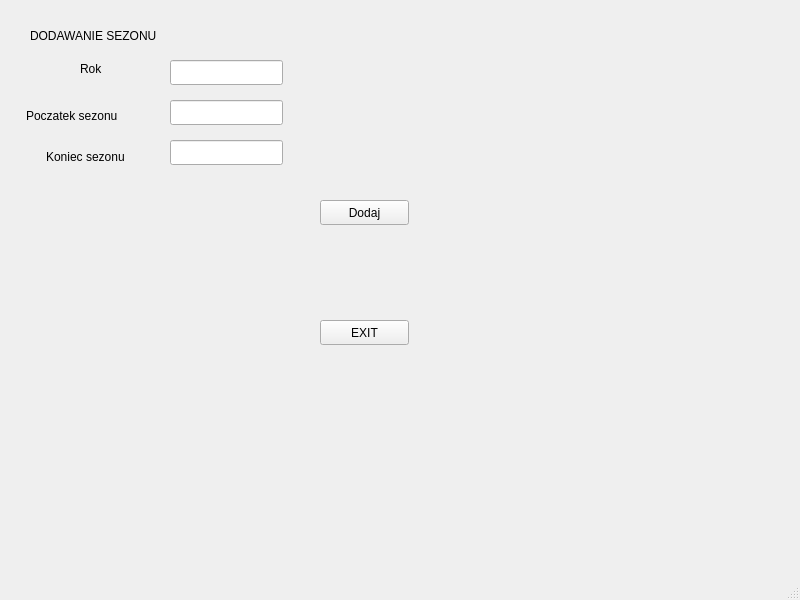
<?xml version="1.0" encoding="UTF-8"?>
<ui version="4.0">
 <class>MainWindow</class>
 <widget class="QMainWindow" name="MainWindow">
  <property name="geometry">
   <rect>
    <x>0</x>
    <y>0</y>
    <width>800</width>
    <height>600</height>
   </rect>
  </property>
  <property name="windowTitle">
   <string>MainWindow</string>
  </property>
  <widget class="QWidget" name="centralwidget">
   <widget class="QLabel" name="label">
    <property name="geometry">
     <rect>
      <x>370</x>
      <y>110</y>
      <width>171</width>
      <height>31</height>
     </rect>
    </property>
    <property name="text">
     <string/>
    </property>
   </widget>
   <widget class="QLineEdit" name="lineEdit">
    <property name="geometry">
     <rect>
      <x>170</x>
      <y>60</y>
      <width>113</width>
      <height>25</height>
     </rect>
    </property>
   </widget>
   <widget class="QLineEdit" name="lineEdit_2">
    <property name="geometry">
     <rect>
      <x>170</x>
      <y>100</y>
      <width>113</width>
      <height>25</height>
     </rect>
    </property>
   </widget>
   <widget class="QLineEdit" name="lineEdit_3">
    <property name="geometry">
     <rect>
      <x>170</x>
      <y>140</y>
      <width>113</width>
      <height>25</height>
     </rect>
    </property>
   </widget>
   <widget class="QLabel" name="label_2">
    <property name="geometry">
     <rect>
      <x>80</x>
      <y>60</y>
      <width>67</width>
      <height>17</height>
     </rect>
    </property>
    <property name="text">
     <string>Rok</string>
    </property>
   </widget>
   <widget class="QLabel" name="label_3">
    <property name="geometry">
     <rect>
      <x>26</x>
      <y>100</y>
      <width>131</width>
      <height>31</height>
     </rect>
    </property>
    <property name="text">
     <string>Poczatek sezonu</string>
    </property>
   </widget>
   <widget class="QLabel" name="label_4">
    <property name="geometry">
     <rect>
      <x>46</x>
      <y>146</y>
      <width>101</width>
      <height>21</height>
     </rect>
    </property>
    <property name="text">
     <string>Koniec sezonu</string>
    </property>
   </widget>
   <widget class="QPushButton" name="pushButton">
    <property name="geometry">
     <rect>
      <x>320</x>
      <y>200</y>
      <width>89</width>
      <height>25</height>
     </rect>
    </property>
    <property name="text">
     <string>Dodaj</string>
    </property>
   </widget>
   <widget class="QPushButton" name="pushButton_2">
    <property name="geometry">
     <rect>
      <x>320</x>
      <y>320</y>
      <width>89</width>
      <height>25</height>
     </rect>
    </property>
    <property name="text">
     <string>EXIT</string>
    </property>
   </widget>
   <widget class="QLabel" name="label_5">
    <property name="geometry">
     <rect>
      <x>30</x>
      <y>20</y>
      <width>171</width>
      <height>31</height>
     </rect>
    </property>
    <property name="text">
     <string>DODAWANIE SEZONU</string>
    </property>
   </widget>
  </widget>
  <widget class="QMenuBar" name="menubar">
   <property name="geometry">
    <rect>
     <x>0</x>
     <y>0</y>
     <width>800</width>
     <height>22</height>
    </rect>
   </property>
  </widget>
  <widget class="QStatusBar" name="statusbar"/>
 </widget>
 <resources/>
 <connections/>
</ui>
